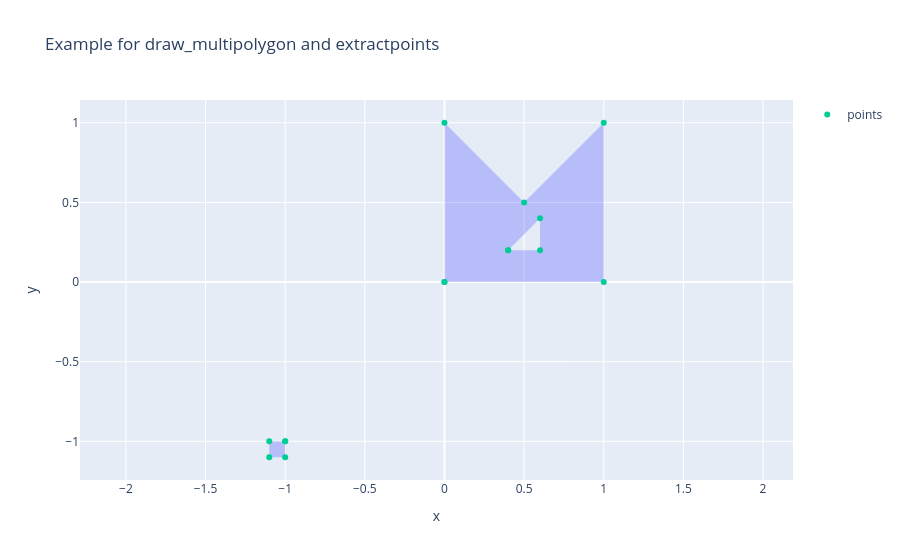

Notebook cell for this chart:
### Code cell
if __name__ == "__main__":
    multipolyexample1 = MultiPolygon([Polygon(
        [(0, 0), (0, 1), (0.5, 0.5), (1, 1), (1, 0)], 
        [[(0.4, 0.2), (0.6, 0.2), (0.6, 0.4)]]
    ), Polygon([(-1, -1), (-1.1, -1), (-1.1, -1.1), (-1, -1.1)])])
    traces = draw_multipolygon(multipolyexample1)
    lafig = tracesToFig(traces)
    xs, ys = zip(*extractpoints(multipolyexample1))
    lafig.add_trace(go.Scatter(x=xs, y=ys, mode='markers', name="points"))
    lafig.update_layout(
        xaxis=dict(scaleanchor="y"),
        xaxis_title="x",
        yaxis_title="y",
        title="Example for draw_multipolygon and extractpoints"
    )
    lafig.show()

### Figure 1 — Plotly figure (JSON) as saved in the notebook; plotly's stock layout.template omitted (floating-point values rounded to 4 significant figures)
{"data": [{"fill": "toself", "fillcolor": "rgba(0,0,255,0.2)", "line": {"color": "rgba(0,0,0,0)"}, "mode": "lines", "showlegend": false, "type": "scatter", "visible": true, "x": [0, 0, 0.5, 1, 1, 0, 0.4, 0.6, 0.6, 0.4], "y": [0, 1, 0.5, 1, 0, 0, 0.2, 0.2, 0.4, 0.2]}, {"fill": "toself", "fillcolor": "rgba(0,0,255,0.2)", "line": {"color": "rgba(0,0,0,0)"}, "mode": "lines", "showlegend": false, "type": "scatter", "visible": true, "x": [-1, -1.1, -1.1, -1, -1], "y": [-1, -1, -1.1, -1.1, -1]}, {"mode": "markers", "name": "points", "type": "scatter", "x": [0, 0, 0.5, 1, 1, 0, 0.4, 0.6, 0.6, 0.4, -1, -1.1, -1.1, -1, -1], "y": [0, 1, 0.5, 1, 0, 0, 0.2, 0.2, 0.4, 0.2, -1, -1, -1.1, -1.1, -1]}], "layout": {"title": {"text": "Example for draw_multipolygon and extractpoints"}, "xaxis": {"scaleanchor": "y", "title": {"text": "x"}}, "yaxis": {"title": {"text": "y"}}}}
